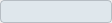
<?xml version="1.0" encoding="UTF-8"?>
<ui version="4.0">
 <class>ListItemWidget</class>
 <widget class="QWidget" name="ListItemWidget">
  <property name="geometry">
   <rect>
    <x>0</x>
    <y>0</y>
    <width>112</width>
    <height>23</height>
   </rect>
  </property>
  <property name="sizePolicy">
   <sizepolicy hsizetype="Minimum" vsizetype="Fixed">
    <horstretch>0</horstretch>
    <verstretch>0</verstretch>
   </sizepolicy>
  </property>
  <property name="minimumSize">
   <size>
    <width>0</width>
    <height>23</height>
   </size>
  </property>
  <property name="maximumSize">
   <size>
    <width>16777215</width>
    <height>23</height>
   </size>
  </property>
  <property name="windowTitle">
   <string>Form</string>
  </property>
  <layout class="QHBoxLayout" name="horizontalLayout" stretch="0">
   <property name="spacing">
    <number>0</number>
   </property>
   <property name="sizeConstraint">
    <enum>QLayout::SetMinimumSize</enum>
   </property>
   <property name="leftMargin">
    <number>0</number>
   </property>
   <property name="topMargin">
    <number>0</number>
   </property>
   <property name="rightMargin">
    <number>0</number>
   </property>
   <property name="bottomMargin">
    <number>0</number>
   </property>
   <item>
    <widget class="QFrame" name="frame">
     <property name="sizePolicy">
      <sizepolicy hsizetype="Preferred" vsizetype="Fixed">
       <horstretch>0</horstretch>
       <verstretch>0</verstretch>
      </sizepolicy>
     </property>
     <property name="minimumSize">
      <size>
       <width>0</width>
       <height>23</height>
      </size>
     </property>
     <property name="maximumSize">
      <size>
       <width>16777215</width>
       <height>23</height>
      </size>
     </property>
     <property name="styleSheet">
      <string notr="true">#frame {
border: 1px solid #555;
border-radius: 4px;
padding: 0px;
background-color: rgb(223, 231, 236);
border-color: rgb(182, 189, 195);
}

#frame:hover {
background-color: rgb(205, 221, 229);
}

#itemNameLabel {
color: black;
}

#linkedNotebookUsernameLabel {
color: black;
}</string>
     </property>
     <property name="frameShape">
      <enum>QFrame::StyledPanel</enum>
     </property>
     <property name="frameShadow">
      <enum>QFrame::Raised</enum>
     </property>
     <layout class="QHBoxLayout" name="horizontalLayout_2">
      <property name="spacing">
       <number>0</number>
      </property>
      <property name="leftMargin">
       <number>2</number>
      </property>
      <property name="topMargin">
       <number>0</number>
      </property>
      <property name="rightMargin">
       <number>2</number>
      </property>
      <property name="bottomMargin">
       <number>0</number>
      </property>
      <item>
       <widget class="QLabel" name="itemNameLabel">
        <property name="sizePolicy">
         <sizepolicy hsizetype="Preferred" vsizetype="Fixed">
          <horstretch>0</horstretch>
          <verstretch>0</verstretch>
         </sizepolicy>
        </property>
        <property name="minimumSize">
         <size>
          <width>0</width>
          <height>20</height>
         </size>
        </property>
        <property name="maximumSize">
         <size>
          <width>16777215</width>
          <height>20</height>
         </size>
        </property>
        <property name="lineWidth">
         <number>0</number>
        </property>
        <property name="alignment">
         <set>Qt::AlignCenter</set>
        </property>
       </widget>
      </item>
      <item>
       <widget class="QLabel" name="userLabel">
        <property name="sizePolicy">
         <sizepolicy hsizetype="Fixed" vsizetype="Fixed">
          <horstretch>0</horstretch>
          <verstretch>0</verstretch>
         </sizepolicy>
        </property>
        <property name="minimumSize">
         <size>
          <width>20</width>
          <height>20</height>
         </size>
        </property>
        <property name="maximumSize">
         <size>
          <width>20</width>
          <height>20</height>
         </size>
        </property>
        <property name="text">
         <string/>
        </property>
        <property name="pixmap">
         <pixmap resource="../../resource/icons/other/icons.qrc">:/user/user.png</pixmap>
        </property>
        <property name="scaledContents">
         <bool>true</bool>
        </property>
       </widget>
      </item>
      <item>
       <widget class="QLabel" name="linkedNotebookUsernameLabel">
        <property name="minimumSize">
         <size>
          <width>0</width>
          <height>20</height>
         </size>
        </property>
        <property name="maximumSize">
         <size>
          <width>16777215</width>
          <height>20</height>
         </size>
        </property>
        <property name="lineWidth">
         <number>0</number>
        </property>
        <property name="alignment">
         <set>Qt::AlignCenter</set>
        </property>
       </widget>
      </item>
      <item>
       <widget class="QPushButton" name="deleteItemButton">
        <property name="sizePolicy">
         <sizepolicy hsizetype="Fixed" vsizetype="Fixed">
          <horstretch>0</horstretch>
          <verstretch>0</verstretch>
         </sizepolicy>
        </property>
        <property name="minimumSize">
         <size>
          <width>20</width>
          <height>20</height>
         </size>
        </property>
        <property name="maximumSize">
         <size>
          <width>20</width>
          <height>20</height>
         </size>
        </property>
        <property name="focusPolicy">
         <enum>Qt::NoFocus</enum>
        </property>
        <property name="text">
         <string/>
        </property>
        <property name="icon">
         <iconset theme="edit-delete">
          <normaloff>.</normaloff>.</iconset>
        </property>
        <property name="iconSize">
         <size>
          <width>16</width>
          <height>16</height>
         </size>
        </property>
        <property name="flat">
         <bool>true</bool>
        </property>
       </widget>
      </item>
     </layout>
    </widget>
   </item>
  </layout>
 </widget>
 <resources>
  <include location="../../resource/icons/other/icons.qrc"/>
 </resources>
 <connections/>
</ui>
